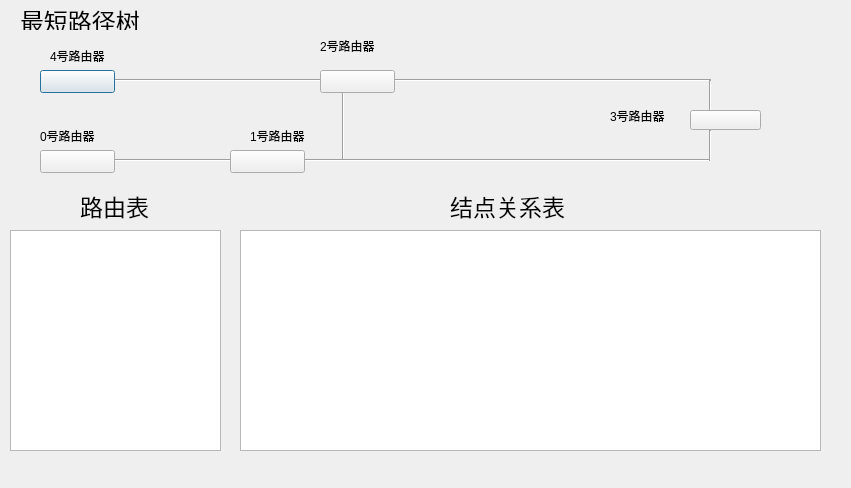
<?xml version="1.0" encoding="UTF-8"?>
<ui version="4.0">
 <class>Dialog</class>
 <widget class="QDialog" name="Dialog">
  <property name="geometry">
   <rect>
    <x>0</x>
    <y>0</y>
    <width>851</width>
    <height>488</height>
   </rect>
  </property>
  <property name="windowTitle">
   <string>Dialog</string>
  </property>
  <widget class="QLabel" name="label_2">
   <property name="geometry">
    <rect>
     <x>250</x>
     <y>130</y>
     <width>54</width>
     <height>12</height>
    </rect>
   </property>
   <property name="text">
    <string>1号路由器</string>
   </property>
  </widget>
  <widget class="QLabel" name="label_3">
   <property name="geometry">
    <rect>
     <x>320</x>
     <y>40</y>
     <width>54</width>
     <height>12</height>
    </rect>
   </property>
   <property name="text">
    <string>2号路由器</string>
   </property>
  </widget>
  <widget class="QLabel" name="label">
   <property name="geometry">
    <rect>
     <x>40</x>
     <y>130</y>
     <width>54</width>
     <height>12</height>
    </rect>
   </property>
   <property name="text">
    <string>0号路由器</string>
   </property>
  </widget>
  <widget class="Line" name="line_13">
   <property name="geometry">
    <rect>
     <x>340</x>
     <y>150</y>
     <width>371</width>
     <height>20</height>
    </rect>
   </property>
   <property name="orientation">
    <enum>Qt::Horizontal</enum>
   </property>
  </widget>
  <widget class="Line" name="line_23_1">
   <property name="geometry">
    <rect>
     <x>330</x>
     <y>70</y>
     <width>381</width>
     <height>20</height>
    </rect>
   </property>
   <property name="orientation">
    <enum>Qt::Horizontal</enum>
   </property>
  </widget>
  <widget class="QPushButton" name="pushButton">
   <property name="geometry">
    <rect>
     <x>40</x>
     <y>70</y>
     <width>75</width>
     <height>23</height>
    </rect>
   </property>
   <property name="text">
    <string/>
   </property>
  </widget>
  <widget class="QPushButton" name="pushButton_4">
   <property name="geometry">
    <rect>
     <x>230</x>
     <y>150</y>
     <width>75</width>
     <height>23</height>
    </rect>
   </property>
   <property name="text">
    <string/>
   </property>
  </widget>
  <widget class="Line" name="line_">
   <property name="geometry">
    <rect>
     <x>700</x>
     <y>130</y>
     <width>20</width>
     <height>31</height>
    </rect>
   </property>
   <property name="orientation">
    <enum>Qt::Vertical</enum>
   </property>
  </widget>
  <widget class="Line" name="line_01">
   <property name="geometry">
    <rect>
     <x>40</x>
     <y>150</y>
     <width>201</width>
     <height>20</height>
    </rect>
   </property>
   <property name="orientation">
    <enum>Qt::Horizontal</enum>
   </property>
  </widget>
  <widget class="QLabel" name="label_5">
   <property name="geometry">
    <rect>
     <x>50</x>
     <y>50</y>
     <width>54</width>
     <height>12</height>
    </rect>
   </property>
   <property name="text">
    <string>4号路由器</string>
   </property>
  </widget>
  <widget class="Line" name="line_24">
   <property name="geometry">
    <rect>
     <x>40</x>
     <y>70</y>
     <width>291</width>
     <height>21</height>
    </rect>
   </property>
   <property name="orientation">
    <enum>Qt::Horizontal</enum>
   </property>
  </widget>
  <widget class="QLabel" name="label_4">
   <property name="geometry">
    <rect>
     <x>610</x>
     <y>110</y>
     <width>54</width>
     <height>12</height>
    </rect>
   </property>
   <property name="text">
    <string>3号路由器</string>
   </property>
  </widget>
  <widget class="QPushButton" name="pushButton_5">
   <property name="geometry">
    <rect>
     <x>690</x>
     <y>110</y>
     <width>71</width>
     <height>20</height>
    </rect>
   </property>
   <property name="text">
    <string/>
   </property>
  </widget>
  <widget class="Line" name="line_23_2">
   <property name="geometry">
    <rect>
     <x>700</x>
     <y>80</y>
     <width>20</width>
     <height>31</height>
    </rect>
   </property>
   <property name="orientation">
    <enum>Qt::Vertical</enum>
   </property>
  </widget>
  <widget class="Line" name="line_3">
   <property name="geometry">
    <rect>
     <x>333</x>
     <y>70</y>
     <width>20</width>
     <height>91</height>
    </rect>
   </property>
   <property name="orientation">
    <enum>Qt::Vertical</enum>
   </property>
  </widget>
  <widget class="QPushButton" name="pushButton_2">
   <property name="geometry">
    <rect>
     <x>40</x>
     <y>150</y>
     <width>75</width>
     <height>23</height>
    </rect>
   </property>
   <property name="text">
    <string/>
   </property>
  </widget>
  <widget class="QPushButton" name="pushButton_3">
   <property name="geometry">
    <rect>
     <x>320</x>
     <y>70</y>
     <width>75</width>
     <height>23</height>
    </rect>
   </property>
   <property name="text">
    <string/>
   </property>
  </widget>
  <widget class="QTableView" name="tableView_3">
   <property name="geometry">
    <rect>
     <x>10</x>
     <y>230</y>
     <width>211</width>
     <height>221</height>
    </rect>
   </property>
  </widget>
  <widget class="QLabel" name="label_6">
   <property name="geometry">
    <rect>
     <x>20</x>
     <y>10</y>
     <width>131</width>
     <height>20</height>
    </rect>
   </property>
   <property name="font">
    <font>
     <pointsize>18</pointsize>
    </font>
   </property>
   <property name="text">
    <string>最短路径树</string>
   </property>
  </widget>
  <widget class="QLabel" name="label_7">
   <property name="geometry">
    <rect>
     <x>80</x>
     <y>180</y>
     <width>81</width>
     <height>51</height>
    </rect>
   </property>
   <property name="font">
    <font>
     <pointsize>17</pointsize>
    </font>
   </property>
   <property name="text">
    <string>路由表</string>
   </property>
  </widget>
  <widget class="Line" name="line_123">
   <property name="geometry">
    <rect>
     <x>290</x>
     <y>150</y>
     <width>51</width>
     <height>21</height>
    </rect>
   </property>
   <property name="orientation">
    <enum>Qt::Horizontal</enum>
   </property>
  </widget>
  <widget class="QLabel" name="label_8">
   <property name="geometry">
    <rect>
     <x>450</x>
     <y>180</y>
     <width>151</width>
     <height>51</height>
    </rect>
   </property>
   <property name="font">
    <font>
     <pointsize>17</pointsize>
    </font>
   </property>
   <property name="text">
    <string>结点关系表</string>
   </property>
  </widget>
  <widget class="QTableView" name="tableView_0">
   <property name="geometry">
    <rect>
     <x>240</x>
     <y>230</y>
     <width>581</width>
     <height>221</height>
    </rect>
   </property>
  </widget>
  <zorder>line_123</zorder>
  <zorder>line_24</zorder>
  <zorder>line_3</zorder>
  <zorder>line_01</zorder>
  <zorder>label_2</zorder>
  <zorder>label_3</zorder>
  <zorder>label</zorder>
  <zorder>line_13</zorder>
  <zorder>line_23_1</zorder>
  <zorder>line_</zorder>
  <zorder>label_5</zorder>
  <zorder>label_4</zorder>
  <zorder>line_23_2</zorder>
  <zorder>tableView_3</zorder>
  <zorder>label_6</zorder>
  <zorder>label_7</zorder>
  <zorder>pushButton_5</zorder>
  <zorder>pushButton_4</zorder>
  <zorder>pushButton</zorder>
  <zorder>pushButton_2</zorder>
  <zorder>pushButton_3</zorder>
  <zorder>label_8</zorder>
  <zorder>tableView_0</zorder>
 </widget>
 <resources/>
 <connections/>
</ui>
